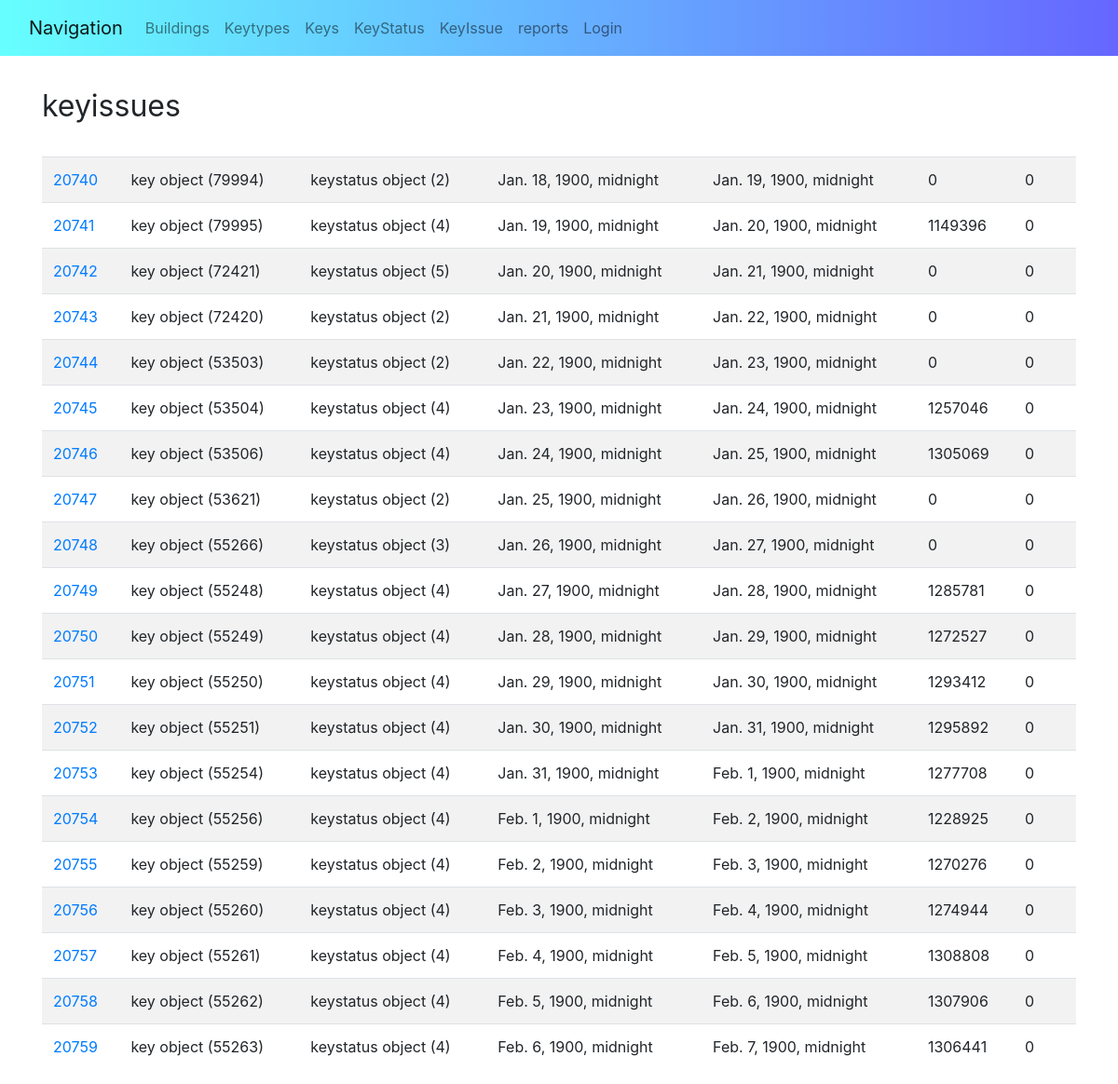
Before: /keys/keyissue/ with the older database file.
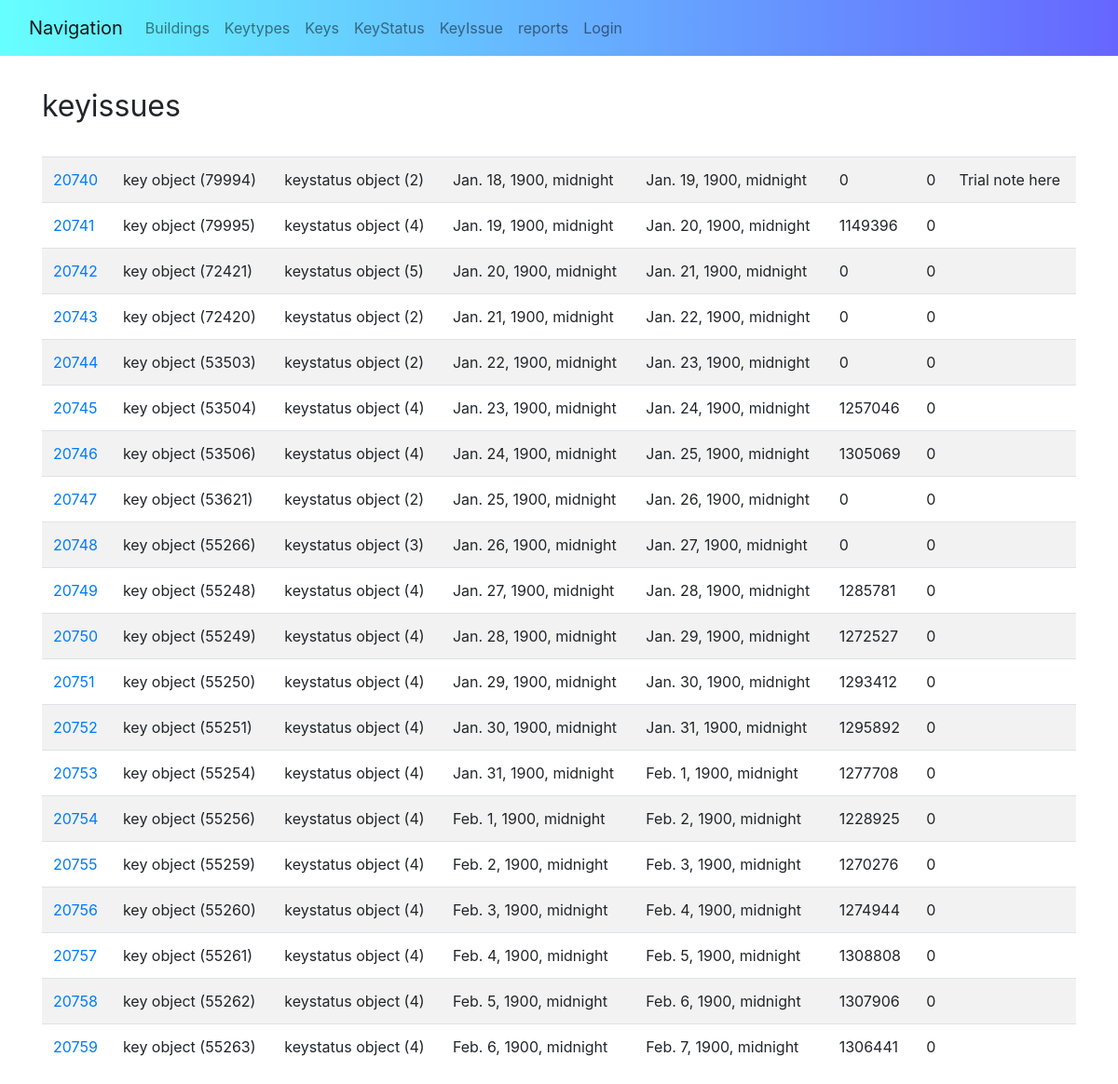
After: the same page with the newer database file.
### keys/models.py (models this page shows, shortened)
class keyissue(models.Model):
    identifier = models.CharField(max_length=255, unique=True)
    key_id = models.ForeignKey(key, on_delete=models.CASCADE, blank=False, null=False)
    keystatus_id = models.ForeignKey(keystatus, on_delete=models.CASCADE, blank=False, null=False)
    start_date = models.DateTimeField(null=True)
    End_date = models.DateTimeField(null=True)
    ownder_id = models.CharField(max_length=6, null=True)
    person_id = models.CharField(max_length=6, null=True)
    note = models.CharField(max_length=255, blank=True, null=True)

class key(models.Model):
    identifier = models.CharField(max_length=255, unique=True)
    number = models.IntegerField(null=False)
    keytype_id = models.ForeignKey(keytype,  on_delete=models.CASCADE, blank= False, null=False)

class keystatus(models.Model):
    identifier = models.CharField(max_length = 255, unique = True)
    label = models.CharField(max_length=100, null=False)
    order = models.IntegerField(null=False)
    is_active = models.BooleanField(null=False)

### keys/views/keyissue_views.py (the view)
class keyissueListView(ListView):
    model = keyissue
    template_name = "keys/keyissue_list.html"
    paginate_by = 20
    context_object_name = "keyissue_list"
    allow_empty = True
    page_kwarg = 'page'
    paginate_orphans = 0
    def __init__(self, **kwargs):
        super(keyissueListView, self).__init__(**kwargs)
    def dispatch(self, *args, **kwargs):
        return super(keyissueListView, self).dispatch(*args, **kwargs)
    def get(self, request, *args, **kwargs):
        return super(keyissueListView, self).get(request, *args, **kwargs)
    def get_queryset(self):
        return super(keyissueListView, self).get_queryset()
    def get_allow_empty(self):
        return super(keyissueListView, self).get_allow_empty()
    def get_context_data(self, *args, **kwargs):
        ret = super(keyissueListView, self).get_context_data(*args, **kwargs)
        return ret
    def get_paginate_by(self, queryset):
        return super(keyissueListView, self).get_paginate_by(queryset)
    def get_context_object_name(self, object_list):
        return super(keyissueListView, self).get_context_object_name(object_list)
    def paginate_queryset(self, queryset, page_size):
        return super(keyissueListView, self).paginate_queryset(queryset, page_size)
    def get_paginator(self, queryset, per_page, orphans=0, allow_empty_first_page=True):
        return super(keyissueListView, self).get_paginator(queryset, per_page, orphans=0, allow_empty_first_page=True)
    def render_to_response(self, context, **response_kwargs):
        return super(keyissueListView, self).render_to_response(context, **response_kwargs)
    def get_template_names(self):
        return super(keyissueListView, self).get_template_names()

### keys/templates/keys/keyissue_list.html (shortened to what this page needs)
{% extends "keys/keyissue_base.html" %}
{% block content %}
    <div class = "container margin">
        <div class = "margin">
            <a class = "main-header">keyissues</a> &emsp; &nbsp;
        </div>
        <table class="table table-striped table-responsive-md table-hover margin">
        {% for keyissue in keyissue_list %}
            <tr>
                <td><a href={% url "keys:keyissue_detail" keyissue.pk %}>{{ keyissue.identifier }}</a></td>
                <td><a>{{ keyissue.key_id }}</a></td>
                <td><a>{{ keyissue.keystatus_id }}</a></td>
                <td><a>{{ keyissue.start_date }}</a></td>
                <td><a>{{ keyissue.End_date }}</a></td>
                <td><a>{{ keyissue.ownder_id }}</a></td>
                <td><a>{{ keyissue.person_id }}</a></td>
                <td><a>{{ keyissue.note }}</a></td>
            </tr>
        {% empty %}
            <li>No keyissues yet.</li>
        {% endfor %}
        </table>
    </div>
{% endblock %}

Changed rows visible on the page:
changed keyissue "key object (79994)": note (not shown) → "Trial note here"
